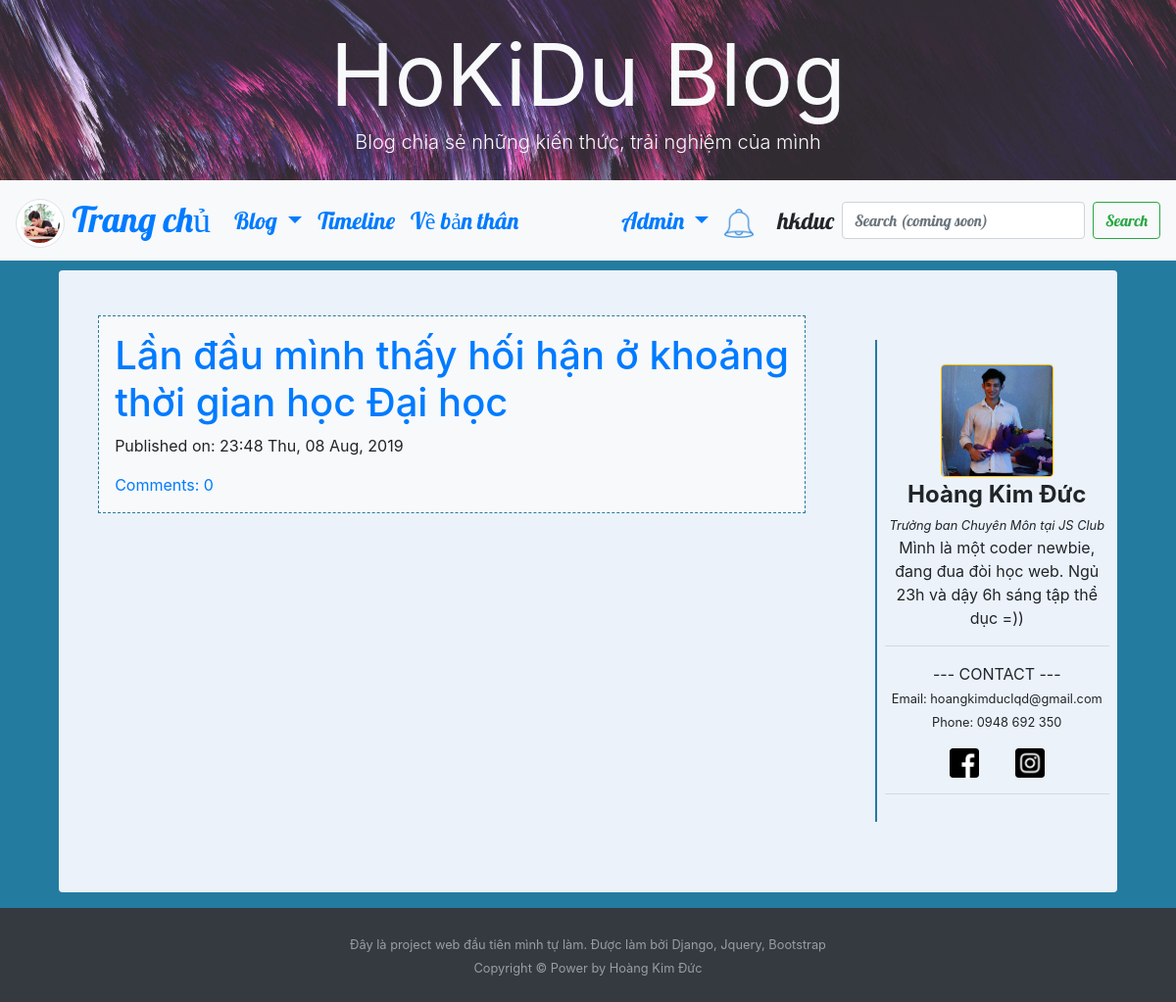
The page /linh-tinh-ca-nhan/ (signed in) on the database its author committed.
### blog/models.py (models this page shows, shortened)
class Post(models.Model):
   author = models.ForeignKey('auth.User', on_delete=models.CASCADE)
   title = models.CharField(max_length=200)
   text = models.TextField()
   create_date = models.DateTimeField(default=timezone.now)
   published_date = models.DateTimeField(blank=True,null=True)
   tag = models.CharField(choices=tag_list, max_length=20, default='tag1')
   view = models.IntegerField()

### blog/views.py (the view)
class Tag3ListView(ListView):
   model = Post
   def get_queryset(self):
      return Post.objects.filter(published_date__lte=timezone.now(), tag='tag3').order_by('-published_date')

### blog/models.py (called while the page is built)
   def __str__(self):
      template = f'{self.person} {self.action} {self.post_title}'
      return template

### blog/views.py (called while the page is built)
   def get_context_data(self, **kwargs):
        ctx = super(ListView, self).get_context_data(**kwargs)
        ctx['Notification'] = Notification.objects.order_by('-time')
        return ctx

### blog/templates/blog/post_list.html (shortened to what this page needs)
{% extends "blog/base.html" %}
{% block content %}
<div class="centerstage">
   {% for post in post_list %}
   <br>
   <div class="post p-3 bg-light">
      <h1><a href="{% url 'post_detail' pk=post.pk %}">{{post.title}}</a></h1>
      <div class="date">
         <p>Published on: {{post.published_date|date:"G:i D, d M, Y"}}</p>
      </div>
      <a href="{% url 'post_detail' pk=post.pk %}">Comments: {{ post.comments.count }}</a>
   </div>
   {% endfor %}
</div>
{% endblock content %}

### blog/templates/blog/base.html (shortened to what this page needs)
<!DOCTYPE html>
{% load staticfiles %}
<html lang="en" dir="ltr">
<head>
   <link rel="stylesheet" href="https://maxcdn.bootstrapcdn.com/bootstrap/4.3.1/css/bootstrap.min.css">
   <link rel="stylesheet" href="//cdn.jsdelivr.net/npm/medium-editor@latest/dist/css/medium-editor.min.css"
      type="text/css" media="screen" charset="utf-8">
   <link rel="stylesheet" href="{% static 'css/blog.css' %}">
</head>
<body>
   <link rel="stylesheet" href="https://maxcdn.bootstrapcdn.com/font-awesome/4.7.0/css/font-awesome.min.css">
   <section class=" align-items-center d-flex bg-dark"
      style="height:40vh; background-size: cover; background-image: url(/static/images/base/header.jpg);">
      <div class="container-fluid">
         <div class="row  justify-content-center align-items-left d-flex text-center h-100">
            <div class="col-12 col-md-8 mt-4 h-50 ">
               <h1 class="display-2  text-light mb-auto mt-auto"><strong>HoKiDu Blog</strong> </h1>
               <p class="lead  text-light mb-4">Blog chia sẻ những kiến thức, trải nghiệm của mình</p>
            </div>
         </div>
      </div>
   </section>
   <nav class="navbar navbar-expand-lg bg-light techfont">
      <a class="navbar-brand bigbrand" href="{% url 'post_list' %}"><img style="height: 50px; width: 50px;"
            class="img-thumbnail rounded-circle" src="{% static 'images/base/brand.jpg' %}"> Trang chủ</a>
      <div class="collapse navbar-collapse" id="navbarSupportedContent">
         <ul class="navbar-nav mr-auto">
            <li class="nav-item dropdown">
               <a class="nav-link dropdown-toggle" href="#" id="navbarDropdown" role="button" data-toggle="dropdown"
                  aria-haspopup="true" aria-expanded="false">
                  Blog
               </a>
            </li>
            <li class="nav-item active">
               <a class="nav-link" href="#">Timeline</a>
            </li>
            <li class="nav-item active">
               <a class="nav-link" href="{% url 'about' %}">Về bản thân <span class="sr-only">(current)</span></a>
            </li>
         </ul>
         <ul class="navbar-nav navbar-right">
            {% if user.is_authenticated %}
            <li class="nav-item dropdown">
               <a class="nav-link dropdown-toggle" href="#" id="adminDropdown" role="button" data-toggle="dropdown"
                  aria-haspopup="true" aria-expanded="false">
                  Admin
               </a>
            </li>
            <li class="nav-item pr-2 mt-auto mb-auto dropdown">
               <a class="nav-link" href="#" id="NotificationDropdown"
                   role="button" data-toggle="dropdown"
                  aria-haspopup="true" aria-expanded="false">
                  <img style="height: 30px" src="{% static 'icons/bell.png' %}">
               </a>
            </li>
            <li class="nav-item"><a class="nav-link">{{user.username}}</a></li>
            {% else %}
            <li class="nav-item "><a class="nav-link" href="{% url 'login' %}">
               <img style="height:25px; width:25px;" src="{% static 'icons/admin.png' %}" alt="">
            </a></li>
            {% endif %}
         </ul>
         <form class="form-inline my-2 my-lg-0">
            <input class="form-control mr-sm-2" type="search" placeholder="Search (coming soon)" aria-label="Search">
            <button class="btn btn-outline-success my-2 my-sm-0" type="submit">Search</button>
         </form>
      </div>
   </nav>
   <div class="content rounded mb-3">
      <div class="row mt-3">
         <div class="col-lg-9">
            <div class="blog_posts">
               {% block content %}
               {% endblock content %}
            </div>
         </div>
         <div class="col-lg-3 text-center">
            <div class="sidebar sticky-top">
               <div class="profile pr-2 pl-2 verticalline">
                  <img class="w-50 rounded border border-warning" src="{% static 'images/base/icon.jpg' %}" alt=""><br>
                  <b class="bigbrand">Hoàng Kim Đức</b> <br>
                  <em><small>Trưởng ban Chuyên Môn tại JS Club</small></em>
                  <p>Mình là một coder newbie, đang đua đòi học web. Ngủ 23h và dậy 6h sáng tập thể dục =))</p>
                  <hr>
                  <p>--- CONTACT ---<br>
                     <small>Email: hoangkimduclqd@gmail.com</small><br>
                     <small>Phone: 0948 692 350</small>
                     <div>
                        <a style="display: inline;" class="nav-link" href="https://www.facebook.com/hokiduc"
                           target="_blank" rel="noopener noreferrer">
                           <img style="height:30px; width:30px;" src="{% static 'icons/facebook.png' %}" alt="">
                        </a>
                        <a style="display: inline;" class="nav-link" href="https://www.instagram.com/kimduwsc/"
                           target="_blank" rel="noopener noreferrer">
                           <img style="height:30px; width:30px;" src="{% static 'icons/instagram.png' %}" alt="">
                        </a>
                     </div>
                  </p>
                  <hr>
               </div>
            </div>
         </div>
      </div>
      <br><br><br>
   </div>
   <footer id="sticky-footer" class="py-4 bg-dark text-white-50">
      <div class="container text-center">
         <small>Đây là project web đầu tiên mình tự làm. Được làm bởi Django, Jquery, Bootstrap
            <br>Copyright &copy; Power by Hoàng Kim Đức</small>
      </div>
   </footer>
</body>
</html>

### blog/static/css/blog.css (style rules this page uses)
body { background-color: #247BA0; }
.content { background-color: #EBF2FA; width: 90%; margin-left: auto; margin-right: auto; padding-top: 0.5%; }
.blog_posts { width: 90%; margin-left: auto; margin-right: auto; }
.techfont { font-family: 'Lobster', cursive; font-size: 1.5em; margin-bottom: 10px; }
.bigbrand { font-size: 1.5em }
.centerstage { margin-left: auto; margin-right: auto; }
.post { border: 1px dashed #247BA0 }
.verticalline { border-left: 2px solid #247BA0; }
.profile { padding-top: 10%; padding-bottom: 5% }
.sidebar { padding-top: 20% }
html, body { height: 100%; }
body { display: flex; flex-direction: column; }
.content { flex: 1 0 auto; }

### rows shown on the page
Post: title "Lần đầu mình thấy hối hận ở khoảng thời gian học Đại học", published_date "23:48 Thu, 08 Aug, 2019", comments.count "0"

### other values the page prints
{{ user.username }} "hkduc"
